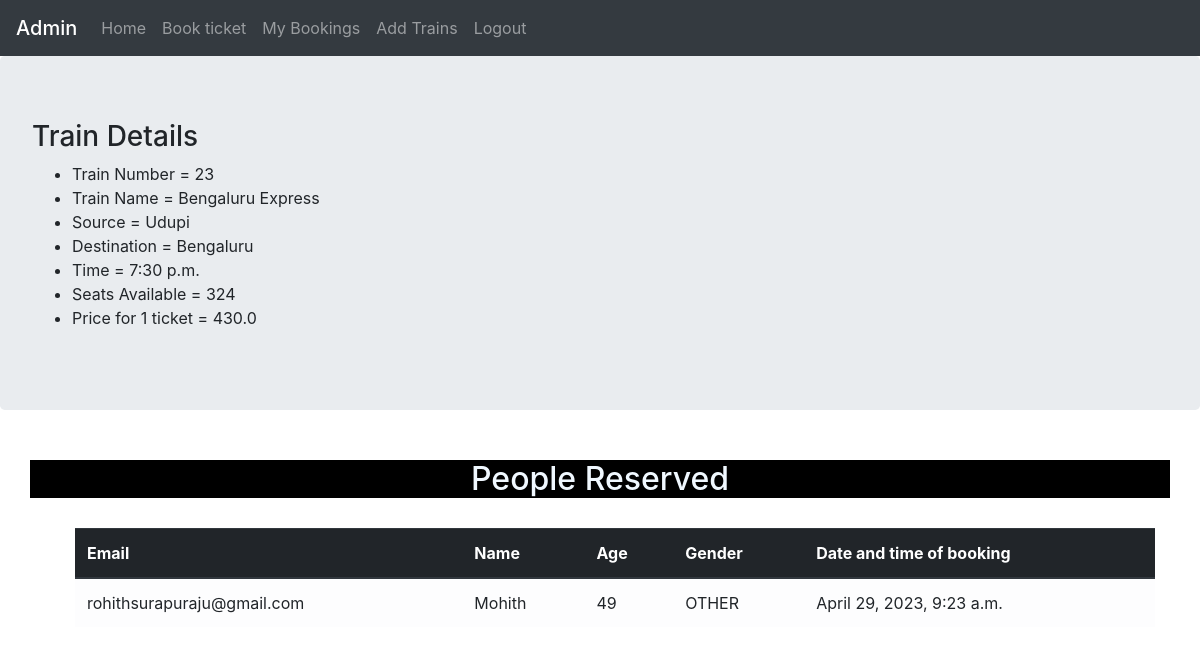
/23 (signed in), run on the app's committed database.
### reservation/models.py (models this page shows)
class trains(models.Model):
    train_name=models.CharField(max_length=50)
    source=models.CharField(max_length=50)
    destination=models.CharField(max_length=50)
    date=models.DateField()
    time=models.TimeField(auto_now=False, auto_now_add=False)
    price=models.FloatField(default=120)
    seats_available=models.IntegerField()

class person(models.Model):
    user = models.ForeignKey(User, on_delete=models.CASCADE)
    name=models.CharField(max_length=50)
    age=models.IntegerField()
    gender=models.CharField(max_length=50,choices=(("MALE","MALE"),("FEMALE","FEMALE"),("OTHER","OTHER")))
    email=models.EmailField(max_length=254)
    date_and_time_of_booking=models.DateTimeField(auto_now_add=True)
    phone_number = models.IntegerField(max_length=10)
    train=models.ForeignKey(trains, on_delete=models.CASCADE)

### reservation/views.py (the view)
# urls.py: path('<train_id>',views.train_id,name="train_id"),
def train_id(request, train_id):
    if not request.user.is_superuser:
        return render(request, './error.html', {'msg': "Not an Admin"})
    l = trains.objects.get(pk=train_id)
    persons = l.person_set.all()
    context = {
        'train': l,
        'persons': persons
    }
    return render(request, './viewperson.html', context)

### reservation/templates/viewperson.html
{% extends "./base.html" %}
{% block content %}
<body>
    <div class='jumbotron'>
        <h3> Train Details </h3>
        <ul>
            <li>Train Number = {{train.pk}}</li>
            <li>Train Name = {{train.train_name}}</li>
            <li>Source = {{train.source}}</li>
            <li>Destination = {{train.destination}}</li>
            <li>Time = {{train.time}}</li>
            <li>Seats Available = {{train.seats_available}}</li>
            <li>Price for 1 ticket = {{train.price}}</li>
        </ul>
    </div>
    <div style="margin-top: 50px;">
        <center><h2 style="color: aliceblue; background-color: black; " class="container">People Reserved</h2></center>
        <table class="table table-striped  " style="width: 90%;margin-left:75px ;margin-top: 30px;">
            <thead class="thead-dark">
                <tr>
                    <th scope="col">Email</th>
                    <th scope="col">Name</th>
                    <th scope="col">Age</th>
                    <th scope="col">Gender</th>
                    <th scope="col">Date and time of booking</th>
                </tr>
            </thead>
            <tbody>
                {%for p in persons%}
                <tr class="table-light">
                    <td>{{p.email}}</td>
                    <td>{{p.name}}</td>
                    <td>{{p.age}}</td>
                    <td>{{p.gender}}</td>
                    <td>{{p.date_and_time_of_booking}}</td>
                </tr>
                {% endfor %}
            </tbody>
        </table>
    </div>
</body>
{% endblock %}

### reservation/templates/base.html (style rules this page uses)
body { background-image: url('https://images.unsplash.com/photo-1518024291416-3244cd4a85b2?ixlib=rb-4.0.3&ixid=MnwxMjA3fDB8MHxwaG90by1wYWdlfHx8fGVufDB8fHx8&auto=format&fit=crop&w=1974&q=80'); }

### data on the page
trains: pk "23", train_name "Bengaluru Express", source "Udupi", destination "Bengaluru", time "7:30 p.m.", seats_available "324", price "430.0"
person: email "rohithsurapuraju@gmail.com", name "Mohith", age "49", gender "OTHER", date_and_time_of_booking "April 29, 2023, 9:23 a.m."
